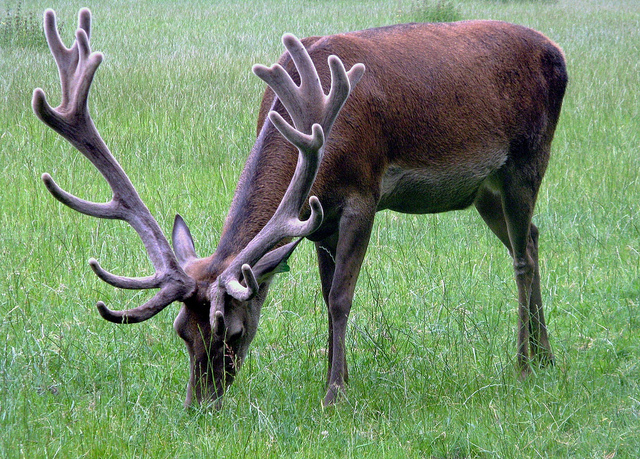
#> input picture demo1/giraffe.jpg, 640 x 459 px
$ python pixeltest.py
#> lines starting #> are read from the running program, lines starting #| are printed output that depends on the picture
#> further down, src is the input picture: shape (459, 640, 3); mean B, G, R 108.9, 143, 119.7
import cv2 as cv
import numpy as np

# [52 lines left out: functions inverse, brightness, to_gray, not called in this run]

def gradient_image(image):
    gx = cv.Sobel(image, cv.CV_32F, 1, 0)
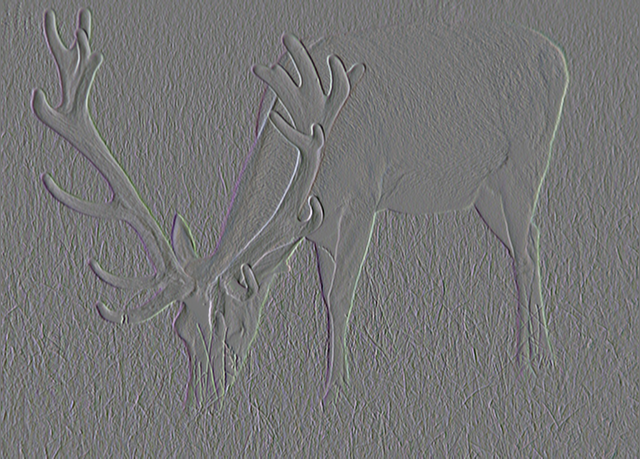
#> gx: shape (459, 640, 3) float32; mean B, G, R 0, 0, 0; drawn with min black and max white
    gy = cv.Sobel(image, cv.CV_32F, 0, 1)
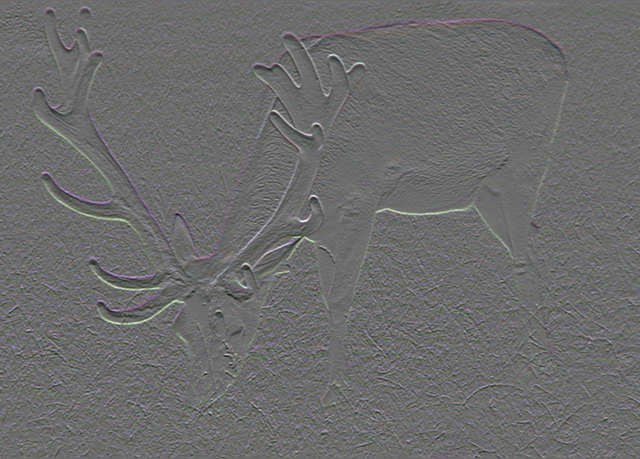
#> gy: shape (459, 640, 3) float32; mean B, G, R -1.3, -0.4, -0.7; drawn with min black and max white
    dst = cv.addWeighted(gx, 0.5, gy, 0.5, 50)
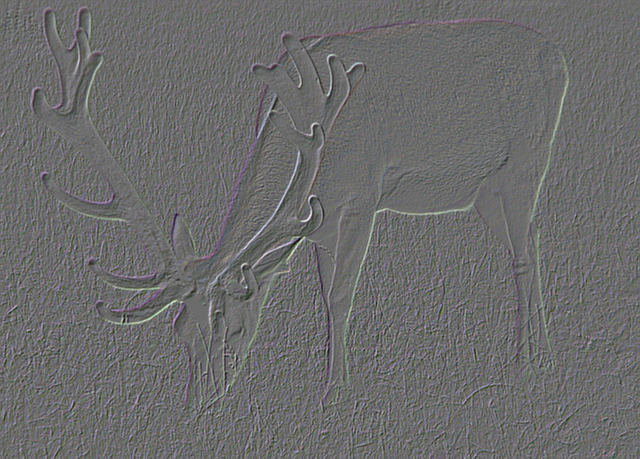
#> dst: shape (459, 640, 3) float32; mean B, G, R 49.4, 49.8, 49.6; drawn with min black and max white
    sobel_abs = np.absolute(dst)
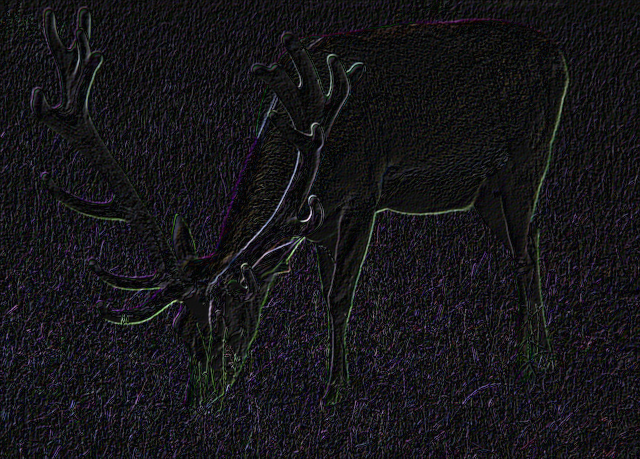
#> sobel_abs: shape (459, 640, 3) float32; mean B, G, R 71.8, 63.3, 65.5; drawn with min black and max white
    sobel_8u = np.uint8(sobel_abs)
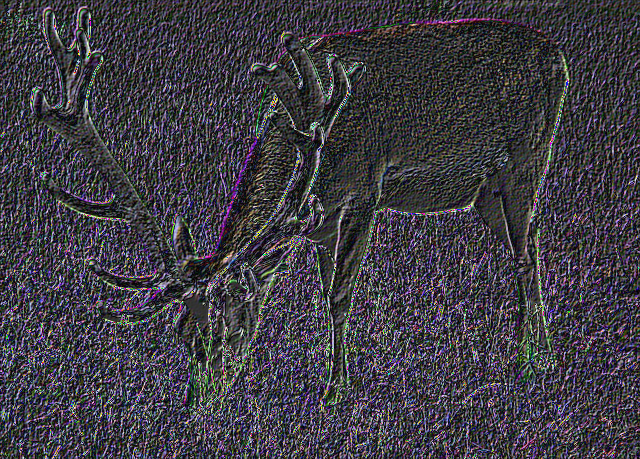
#> sobel_8u: shape (459, 640, 3); mean B, G, R 68.2, 61.2, 63.4
    cv.imshow("gradient image", sobel_8u)

# [6 lines left out: function clam, not called in this run]

print("Image Pixel Operation Demo")
src = cv.imread("giraffe.jpg")
cv.namedWindow("input image", cv.WINDOW_AUTOSIZE)
cv.imshow("input image", src)
gradient_image(src)
cv.waitKey(0)
cv.destroyAllWindows()
